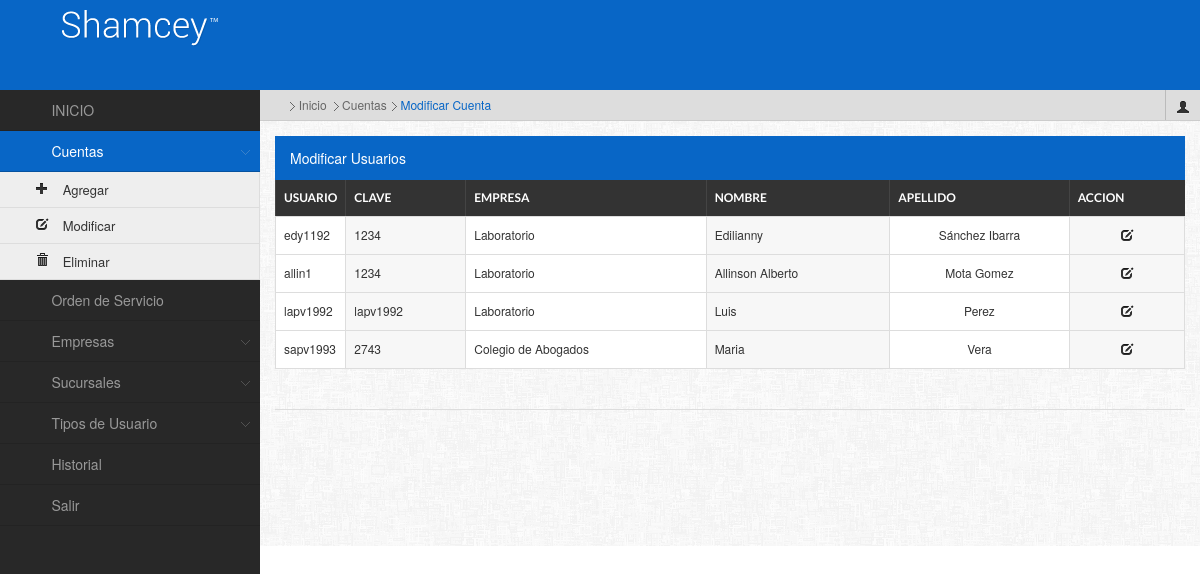
The app's page /admin/principal.php?accion=cuentas&tipo=modificar, older data.
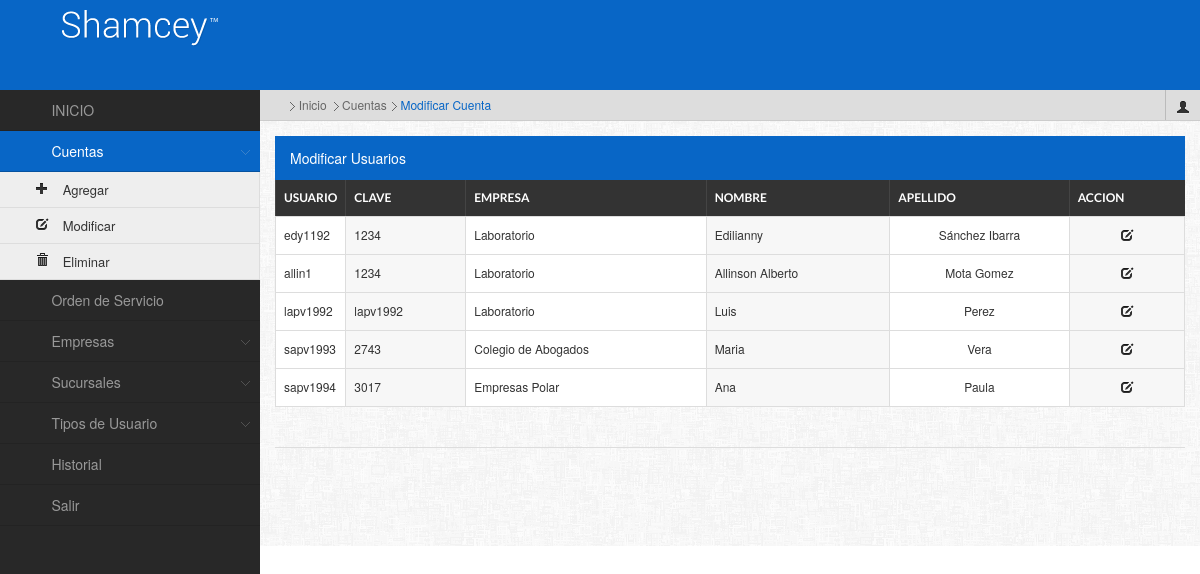
The same page, newer data.
### tables this page shows
CREATE TABLE IF NOT EXISTS `usuario` (
  `idusuario` int(11) NOT NULL AUTO_INCREMENT,
  `nombre_usuario` varchar(25) NOT NULL,
  `clave` varchar(30) NOT NULL,
  `nombres` varchar(80) NOT NULL,
  `apellidos` varchar(80) NOT NULL,
  `idempresa` int(11) NOT NULL,
  `tipo_usuario` int(11) NOT NULL,
  `correo` varchar(80) NOT NULL,
  `telefono` varchar(200) NOT NULL,
  PRIMARY KEY (`idusuario`),
  KEY `tipo_usuario` (`tipo_usuario`),
  KEY `idempresa` (`idempresa`),
  KEY `nombre_usuario` (`nombre_usuario`)
);

CREATE TABLE IF NOT EXISTS `empresa` (
  `idempresa` int(11) NOT NULL AUTO_INCREMENT,
  `nombre_empresa` varchar(80) NOT NULL,
  `tipo_convenio` varchar(30) NOT NULL,
  `telefono` varchar(200) NOT NULL,
  `rif` varchar(60) NOT NULL,
  `direccion` varchar(400) NOT NULL,
  PRIMARY KEY (`idempresa`)
);

### admin/modificarUsuarios.php (the view, shortened to what this page needs)
<?php
	include("conexion.php");
	$wsql = "select * from usuario,empresa, tipo_usuario where usuario.idempresa=empresa.idempresa and usuario.tipo_usuario=tipo_usuario.idtipousuario";
	$result = mysql_query($wsql,$link);
?>
<h4 class="widgettitle">Modificar Usuarios</h4>
<table id="dyntable" class="table table-bordered responsive">
                    <colgroup>
                        <col class="con0" style="align: center; width: 4%" />
                        <col class="con1" />
                        <col class="con0" />
                        <col class="con1" />
                        <col class="con0" />
                        <col class="con1" />
                    </colgroup>
                    <thead>
                        <tr>
                            <th class="head0">Usuario</th>
                            <th class="head0">clave</th>
                            <th class="head1">Empresa</th>
                            <th class="head0">Nombre</th>
                            <th class="head1">Apellido</th>
                            <th class="head1">Accion</th>
                        </tr>
                    </thead>
                    <tbody>
                    	<?php
							while($row = mysql_fetch_array($result)){
						?>
                    <tr class="gradeX">
                            <td><?php echo $row['nombre_usuario'];?></td>
                            <td><?php echo $row['clave'];?></td>
                            <td><?php echo $row['nombre_empresa'];?></td>
                            <td><?php echo $row['nombres'];?></td>
                            <td class="center"><?php echo $row['apellidos'];?></td>
                          <td><center><a href="#" title="Modificar" class="icon-edit" onClick="MM_openBrWindow('modificarUsuario.php?usuario=<?php echo $row['nombre_usuario'];?>','Modificar','width=805,height=500')"></a></center></td>
                        </tr>
                        <?php }?>
</tbody>
                </table>

Row changes from the older to the newer data that the page shows:
added usuario: nombre_usuario "sapv1994", clave "3017", idempresa.nombre_empresa "Empresas Polar", nombres "Ana", apellidos "Paula"
